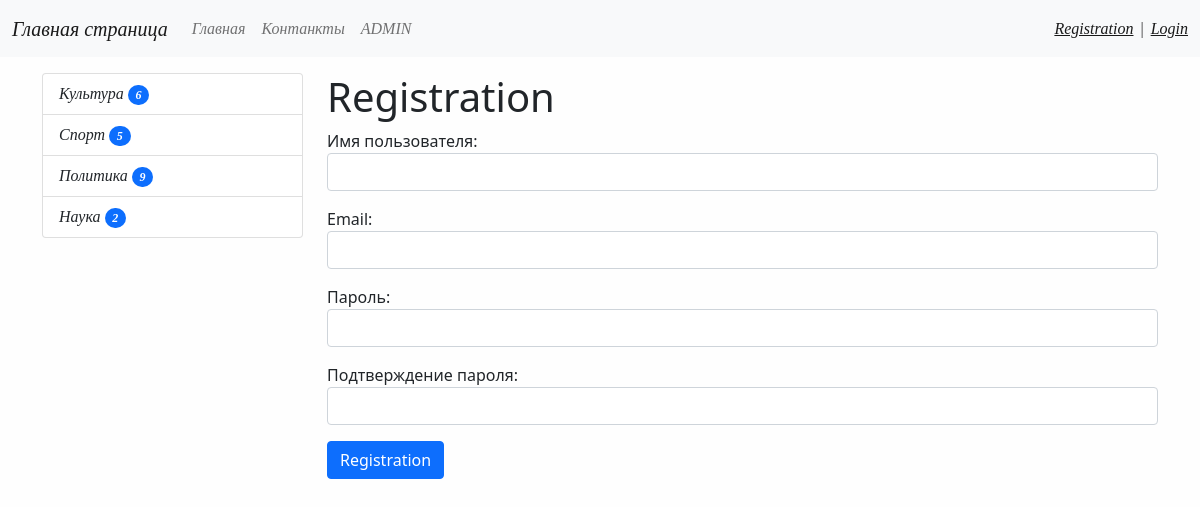
Screenshot of /register/ with the database file from the repository.
### news/models.py (models this page shows, shortened)
class Category(models.Model):
    title = models.CharField(max_length=150, db_index=True, verbose_name="Наименование категории")
    def get_absolute_url(self):
        return reverse('category', kwargs={"category_id": self.pk})
    class Meta:
        verbose_name = 'Категориря'
        verbose_name_plural = 'Котегории'
        ordering = ['title']

### news/views.py (the view)
# urls.py: path('register/', register, name='register'),
def register(request):
    if request.method == "POST":
        form = UserRegisterForm(request.POST)
        if form.is_valid():
            user = form.save()
            login(request, user)
            messages.success(request, "Welcome to my site!")
            return redirect('home')
        else:
            messages.error(request, "Error registration.")
    else:
        form = UserRegisterForm()
    return render(request, 'news/register.html', {"form": form})

### news/forms.py
class UserRegisterForm(UserCreationForm):
    username = forms.CharField(label='Имя пользователя', widget=forms.TextInput(attrs={"class": "form-control"}))
    password1 = forms.CharField(label='Пароль', widget=forms.PasswordInput(attrs={"class": "form-control"}))
    password2 = forms.CharField(label='Подтверждение пароля', widget=forms.PasswordInput(attrs={"class": "form-control"}))
    email = forms.EmailField(label='Email', widget=forms.EmailInput(attrs={"class": "form-control"}))
    class Meta:
        model = User
        fields = ['username', 'email', 'password1', 'password2']

### news/templatetags/news_tags.py (called while the page is built)
@register.inclusion_tag('news/list_categories.html')
def show_categories(arg1='Hello', arg2='world'):
    categories = Category.objects.annotate(cnt=Count('news', filter=F("news__is_published"))).filter(cnt__gt=0)
    return {"categories": categories, "arg1": arg1, "arg2": arg2}

### news/templates/news/register.html (shortened to what this page needs)
{% extends 'base.html' %}
{% block sidebar %}
{% include 'inc/_sidebar.html' %}
{% endblock %}
{% block content %}
    <h1>Registration</h1>
<form method="post">
{{ form.as_p }}
<button type="submit" class="btn btn-primary btn-block">Registration</button>
</form>
{% endblock %}

### news/templates/news/list_categories.html
<div class="list-group">
    {% for item in categories %}
          <a href="{{ item.get_absolute_url }}" class="list-group-item list-group-item-action">{{ item.title }}
          <span class="badge bg-primary rounded-pill">{{ item.cnt }}</span>
          </a>
    {% endfor %}
</div>

### learning_log/static/css/style.css (style rules this page uses)
body { background-color: #fefefe ; }
a { font-family: 'Times New Roman', Times, serif; font-style: italic; }

### rows the page displays
Category: title "Культура", cnt "6"
Category: title "Спорт", cnt "5"
Category: title "Политика", cnt "9"
Category: title "Наука", cnt "2"
